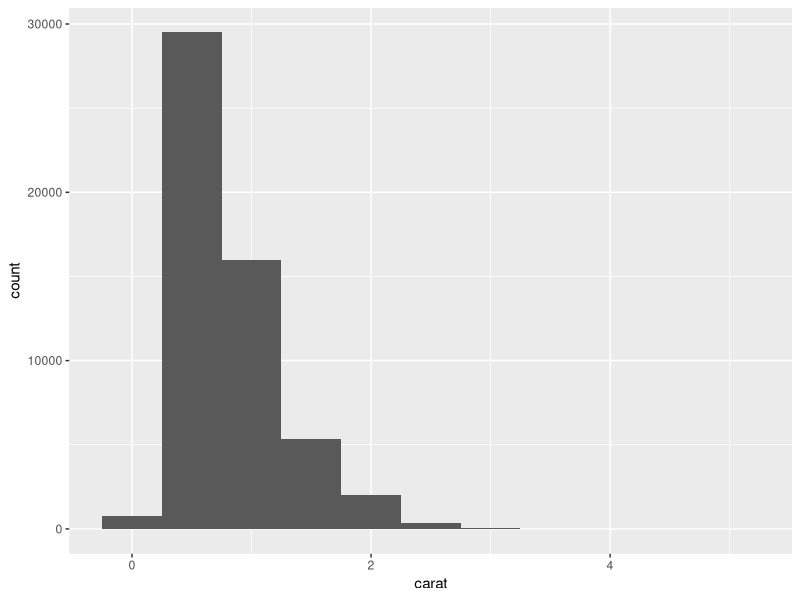

The R script that drew this image:
# Exploratory Data Analysis

### Prerequisites

library(tidyverse)

### Variation 

ggplot(diamonds, aes(x = carat)) +
  geom_histogram(binwidth = 0.5)





